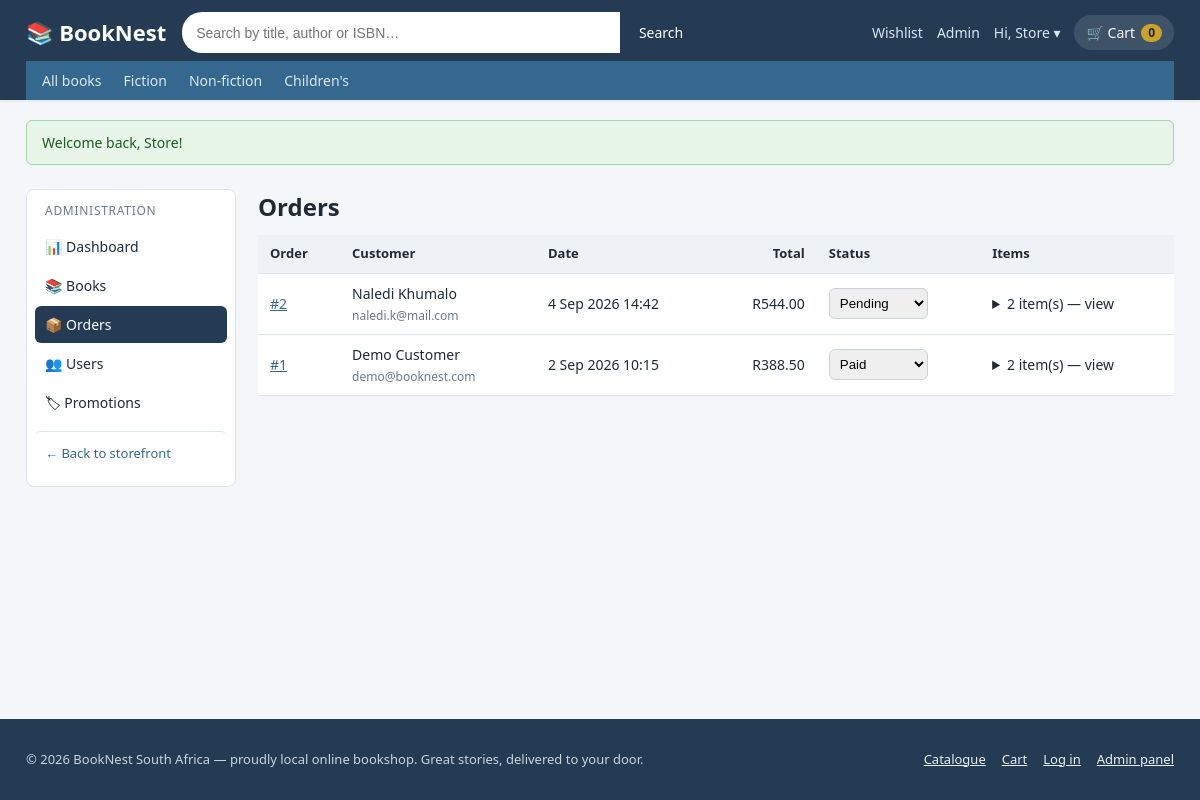
The app's page /admin/orders.php (signed in) with its own data.
### tables this page shows
CREATE TABLE orders (
    OrderID           INT          NOT NULL AUTO_INCREMENT,
    UserID            INT          NOT NULL,
    OrderDate         DATETIME     NOT NULL DEFAULT CURRENT_TIMESTAMP,
    TotalAmount       DECIMAL(8,2) NOT NULL,
    Status            ENUM('Pending','Paid','Shipped','Completed') NOT NULL DEFAULT 'Pending',
     
    ShipName          VARCHAR(60)  NULL,
    ShipAddress       VARCHAR(160) NULL,
    ShipCity          VARCHAR(60)  NULL,
    ShipPostcode      VARCHAR(12)  NULL,
    ShipCountry       VARCHAR(60)  NULL,
    ShipPhone         VARCHAR(30)  NULL,
     
    ShipMethod        ENUM('Standard','Express','Priority') NOT NULL DEFAULT 'Standard',
    ShipCost          DECIMAL(6,2) NOT NULL DEFAULT 0.00,
    EstimatedDelivery DATE         NULL,
    Carrier           VARCHAR(60)  NULL,
    TrackingNumber    VARCHAR(40)  NULL,
    ShippedDate       DATETIME     NULL,
    DeliveredDate     DATETIME     NULL,
     
    PromoCode         VARCHAR(40)  NULL,
    DiscountAmount    DECIMAL(8,2) NOT NULL DEFAULT 0.00,
    PRIMARY KEY (OrderID),
    KEY idx_orders_user (UserID),
    KEY idx_orders_status (Status),
    CONSTRAINT fk_orders_user FOREIGN KEY (UserID)
        REFERENCES users(UserID) ON DELETE RESTRICT ON UPDATE CASCADE
);

CREATE TABLE users (
    UserID      INT            NOT NULL AUTO_INCREMENT,
    Name        VARCHAR(60)    NOT NULL,
    Email       VARCHAR(120)   NOT NULL,
    Password    VARCHAR(255)   NOT NULL,             
    Role        ENUM('Customer','Admin') NOT NULL DEFAULT 'Customer',
    DateCreated DATETIME       NOT NULL DEFAULT CURRENT_TIMESTAMP,
     
    ShipStreet    VARCHAR(160) NULL,
    ShipCity      VARCHAR(60)  NULL,
    ShipProvince  VARCHAR(60)  NULL,
    ShipPostcode  VARCHAR(12)  NULL,
    ShipCountry   VARCHAR(60)  NULL DEFAULT 'South Africa',
     
    CardToken     VARCHAR(100) NULL,
    CardLast4     VARCHAR(4)   NULL,
    CardExpiry    CHAR(5)      NULL,
    PRIMARY KEY (UserID),
    UNIQUE KEY uq_users_email (Email)
);

### public/includes/db.php (called while the page is built, shortened)
<?php
final class DatabaseConnection
{
    private static ?DatabaseConnection $instance = null;
    private PDO $pdo;
    private function __construct()
    {
        $dsn = sprintf('mysql:host=%s;port=%d;dbname=%s;charset=utf8mb4',
            DB_HOST, DB_PORT, DB_NAME);
        $this->pdo = new PDO($dsn, DB_USER, DB_PASS, [
            PDO::ATTR_ERRMODE            => PDO::ERRMODE_EXCEPTION,
            PDO::ATTR_DEFAULT_FETCH_MODE => PDO::FETCH_ASSOC,
            PDO::ATTR_EMULATE_PREPARES   => false,
            PDO::ATTR_STRINGIFY_FETCHES  => false,
        ]);
    }
    public static function getInstance(): self
    {
        if (self::$instance === null) {
            self::$instance = new self();
        }
        return self::$instance;
    }
    public function pdo(): PDO
    {
        return $this->pdo;
    }
}

### public/includes/init.php (called while the page is built, shortened)
<?php
require_once __DIR__ . '/db.php';
require_once __DIR__ . '/functions.php';
function db(): PDO
{
    return DatabaseConnection::getInstance()->pdo();
}

### public/admin/orders.php (the view, shortened to what this page needs)
<?php
require_once __DIR__ . '/../includes/init.php';
include __DIR__ . '/../includes/admin_header.php';
$orders = db()->query(
    'SELECT o.*, u.Name, u.Email
       FROM orders o JOIN users u ON u.UserID = o.UserID
      ORDER BY o.OrderDate DESC
      LIMIT 60'
)->fetchAll();
$linesByOrder = [];
if ($orders) {
    $ids = array_column($orders, 'OrderID');
    $marks = implode(',', array_fill(0, count($ids), '?'));
    $stmt = db()->prepare(
        'SELECT od.OrderID, od.Quantity, od.PriceAtPurchase, b.Title
           FROM order_details od JOIN books b ON b.BookID = od.BookID
          WHERE od.OrderID IN (' . $marks . ')
          ORDER BY od.OrderID'
    );
    $stmt->execute($ids);
    foreach ($stmt as $line) {
        $linesByOrder[(int) $line['OrderID']][] = $line;
    }
}
$statuses = ['Pending', 'Paid', 'Shipped', 'Completed'];
?>
<h1>Orders</h1>
<?php if (!$orders): ?>
  <p class="muted">No orders yet.</p>
<?php else: ?>
  <table class="data-table orders-table">
    <thead>
      <tr><th>Order</th><th>Customer</th><th>Date</th><th class="num">Total</th><th>Status</th><th>Items</th></tr>
    </thead>
    <tbody>
      <?php foreach ($orders as $o): ?>
        <tr class="order-master">
          <td><a href="order.php?id=<?= (int) $o['OrderID'] ?>">#<?= (int) $o['OrderID'] ?></a></td>
          <td><?= e($o['Name']) ?><br><span class="muted small"><?= e($o['Email']) ?></span></td>
          <td><?= e(date('j M Y H:i', strtotime($o['OrderDate']))) ?></td>
          <td class="num"><?= money((float) $o['TotalAmount']) ?></td>
          <td>
            <form method="post" action="order.php?id=<?= (int) $o['OrderID'] ?>" class="inline-status">
              <select name="status" id="status<?= (int) $o['OrderID'] ?>" onchange="this.form.submit()">
                <?php foreach ($statuses as $s): ?>
                  <option value="<?= $s ?>" <?= $o['Status'] === $s ? 'selected' : '' ?>><?= $s ?></option>
                <?php endforeach; ?>
              </select>
            </form>
          </td>
          <td>
            <details>
              <summary><?= count($linesByOrder[(int) $o['OrderID']] ?? []) ?> item(s) — view</summary>
            </details>
          </td>
        </tr>
      <?php endforeach; ?>
    </tbody>
  </table>
<?php endif; ?>
<?php include __DIR__ . '/../includes/admin_footer.php'; ?>

### public/css/style.css (style rules this page uses)
:root { --ink: #1f2a37; --muted: #6b7a8c; --brand: #243b53; --brand-2: #35688f; --accent: #c9a227; --paper: #ffffff; --bg: #f4f6f9; --line: #dfe5ec; --good: #2e7d32; --bad: #b3261e; --radius: 8px; --shadow: 0 1px 3px rgba(20, 40, 60, .10); --shadow-lg: 0 6px 20px rgba(20, 40, 60, .12); }
* { box-sizing: border-box; }
html { scroll-behavior: smooth; }
body { margin: 0; font-family: 'Segoe UI', system-ui, Arial, sans-serif; font-size: 16px; line-height: 1.5; color: var(--ink); background: var(--bg); display: flex; flex-direction: column; min-height: 100vh; }
a { color: var(--brand-2); }
.muted { color: var(--muted); }
.small { font-size: 12px; }
.data-table { width: 100%; border-collapse: collapse; background: #fff; font-size: 14px; }
.data-table th, .data-table td { padding: 9px 12px; border-bottom: 1px solid var(--line); text-align: left; vertical-align: middle; }
.data-table th { background: #eef2f6; font-weight: 600; font-size: 13px; }
.data-table .num { text-align: right; }
.admin-content h1 { margin: 0 0 10px; font-size: 24px; }
.orders-table .order-master > td { border-top: 1px solid var(--line); }
.inline-status select { padding: 6px; border: 1px solid #c8d2dc; border-radius: 6px; }

### records on screen
orders: OrderID "2", UserID.Name "Naledi Khumalo", UserID.Email "naledi.k@mail.com", OrderDate "4 Sep 2026 14:42", TotalAmount "R544.00", status "Pending"
orders: OrderID "1", UserID.Name "Demo Customer", UserID.Email "demo@booknest.com", OrderDate "2 Sep 2026 10:15", TotalAmount "R388.50", status "Paid", OrderID "2"

### other values on screen
explode(' ', $user['Name'])[0] "Store"
$cartN "0"
$g "Fiction"
$g "Non-fiction"
$g "Children's"
$f['msg'] "Welcome back, Store!"
APP_NAME "BookNest"
